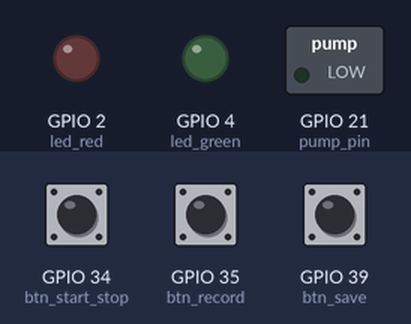
This program was run on a simulated ESP32 board running MicroPython. Parts: switched loads named in the program (green lamp = pin HIGH), output pins drawn as LEDs (lit = HIGH). The test bench sets the inputs (shaded band); at power-on: GPIO 34 (btn_start_stop) LOW, GPIO 35 (btn_record) LOW, GPIO 39 (btn_save) LOW. What the program prints to the serial console is not drawn.

Above: at 1.2 s.
1.3 s: GPIO 34 (btn_start_stop) pulled HIGH for 0.15 s
At 2.6 s:
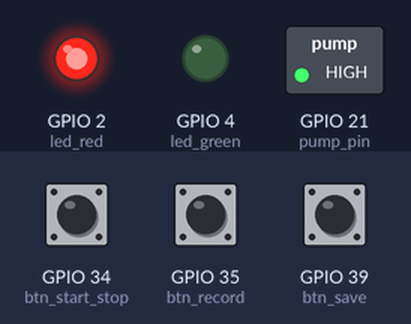
6.1 s: GPIO 34 (btn_start_stop) pulled HIGH for 1 s
At 6.6 s:
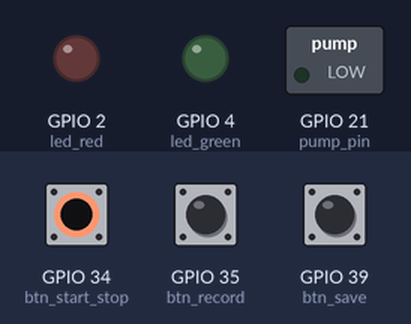
Timing chart, 0 to 9.1 s (numbered marks = the images above; inputs shaded):
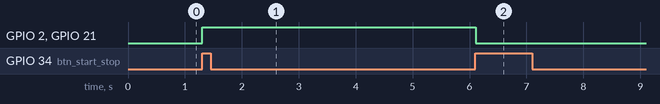

Measured:
- after the input at 1.3 s, GPIO 2 (led_red), GPIO 21 (pump_pin): LOW → HIGH at once
- after the input at 6.1 s, GPIO 2 (led_red), GPIO 21 (pump_pin): HIGH → LOW at once

The program:

01_flow_rate_calibration.py
```python
# ==============================================================================
# 01_flow_rate_calibration.py - การสอบเทียบอัตราการไหลของปั๊ม (Pump Flow Rate Calibration)
# ==============================================================================
# โปรแกรมนี้ช่วยนิสิตสอบเทียบ (calibrate) ปั๊มเพื่อหาอัตราการไหลที่แท้จริง
# This program helps students calibrate the pump to find actual flow rate
#
# เวลาที่ใช้ในการเรียนรู้ (Estimated Teaching Time): 30-45 นาที
#
# ==============================================================================
# วัตถุประสงค์การเรียนรู้ด้านเคมี (Chemistry Learning Objectives):
# ==============================================================================
# 1. เข้าใจความสำคัญของการสอบเทียบปั๊มต่อความแม่นยำในการไทเทรต
#    (Understand pump calibration importance for titration accuracy)
# 2. คำนวณอัตราการไหล (flow rate) จากปริมาตรและเวลา
#    (Calculate flow rate from volume and time)
# 3. เข้าใจผลกระทบของความคลาดเคลื่อนต่อผลการไทเทรต
#    (Understand how errors affect titration results)
#
# ==============================================================================
# วัตถุประสงค์การเรียนรู้ด้าน OOP/Programming (OOP Learning Objectives):
# ==============================================================================
# 1. เรียนรู้ PWM (Pulse Width Modulation) สำหรับควบคุมความเร็วปั๊ม
# 2. เข้าใจ Duty Cycle และผลต่ออัตราการไหล
# 3. ฝึกการบันทึกข้อมูลสอบเทียบลงไฟล์
#
# ==============================================================================
# ความสำคัญในการไทเทรต (Why Pump Calibration Matters for Titration):
# ==============================================================================
# ในการไทเทรตอัตโนมัติ ปริมาตรสารไทแทรนต์ต้องแม่นยำมาก:
# - ความผิดพลาด 0.1 mL อาจทำให้คำนวณความเข้มข้นผิดพลาด 1-2%
# - Flow rate ที่ไม่แน่นอนทำให้หาจุดสมมูล (equivalence point) ได้ยาก
# - ปั๊มแต่ละตัวมี flow rate ไม่เท่ากัน ต้องสอบเทียบทุกครั้ง
#
# สูตรคำนวณ: flow_rate (mL/s) = ปริมาตรที่วัดได้ (mL) / เวลา (s)
#
# ==============================================================================
# ขั้นตอนการสอบเทียบ (Calibration Procedure):
# ==============================================================================
# 1. เตรียมกระบอกตวง (graduated cylinder) และบีกเกอร์น้ำ
# 2. กดปุ่ม 1 เพื่อเริ่มปั๊ม - จับเวลาอัตโนมัติ
# 3. ปั๊มน้ำลงกระบอกตวงประมาณ 10-20 วินาที
# 4. กดปุ่ม 1 อีกครั้งเพื่อหยุดปั๊ม
# 5. อ่านปริมาตรจากกระบอกตวง
# 6. กดปุ่ม 2 แล้วพิมพ์ปริมาตรที่วัดได้ใน Thonny terminal
# 7. ทำซ้ำ 3-5 ครั้งเพื่อหาค่าเฉลี่ย
# 8. กดปุ่ม 3 เพื่อบันทึกค่า flow rate ลงไฟล์
#
# ==============================================================================
# Hardware Configuration:
# ==============================================================================
# - GPIO 21: Pump (PWM output)
# - GPIO 2:  Red LED (สถานะปั๊มทำงาน / Pump running indicator)
# - GPIO 4:  Green LED (บันทึกสำเร็จ / Save success indicator)
# - GPIO 34: Button 1 (Start/Stop pump)
# - GPIO 35: Button 2 (บันทึกปริมาตรที่วัดได้ / Record measured volume)
# - GPIO 39: Button 3 (บันทึกลงไฟล์ / Save to file)
#
# ==============================================================================
# ⚠ ความปลอดภัยของแอคชูเอเตอร์ — โปรดอ่าน (ACTUATOR SAFETY — READ FIRST)
# ==============================================================================
# สคริปต์นี้ขับปั๊มด้วย machine.PWM โดยตรง (raw PWM) เพื่อสอน duty-cycle/flow-rate
# This script drives the pump with raw machine.PWM (for duty-cycle teaching).
#
# *** RAW PWM ไม่ผ่านตัวจับเวลานิรภัยของเฟิร์มแวร์ (F-40 actuator guard) ***
# Raw PWM BYPASSES the firmware F-40 actuator-guard GPTimer. There is NO
# hardware max-on-time force-cut on this path. On firmware 0.3.x the run-scoped
# watchdog is also DISABLED (decision 0026/F-156), so a wedged script has NO
# firmware backstop keeping the pump on indefinitely.
#
# ดังนั้นสคริปต์นี้สำหรับใช้งานแบบมีผู้ควบคุม / เข้าถึงเครื่องโดยตรงเท่านั้น
# THEREFORE: supervised / physical-access (Thonny over USB) use ONLY.
# Do NOT run unattended. Last-line stops if the script wedges:
#   • กดปุ่ม 3 ค้าง (hold physical BUTTON_3) • Ctrl+C • รีเซ็ต/ถอดไฟ (reset/power-cut)
# This script enforces R-safeguards: stop_requested() poll in the loop,
# try/finally that forces the pump OFF, and KeyboardInterrupt -> pump OFF.
# (safety-hw ruling R, decision 0027)
# ==============================================================================

from machine import Pin, PWM
from time import ticks_us, ticks_diff, sleep_ms

# ให้แอป Student/Instructor สั่งหยุดสคริปต์ได้แบบ cooperative (F-149 STOP ladder)
# Let the Student/Instructor app stop this script cooperatively (F-149 STOP).
# import-guarded: ถ้าไม่มีเฟิร์มแวร์ scilabpro สคริปต์ยังรันบน MicroPython ปกติได้
try:
    from scilabpro import stop_requested
except ImportError:
    stop_requested = None

# ==============================================================================
# การตั้งค่าขา GPIO (GPIO Pin Configuration)
# ==============================================================================
# ใช้ค่าจาก pins.py เพื่อความสอดคล้องกับมาตรฐาน TitraLab
# Using values from pins.py for TitraLab standard compatibility

# LED แสดงสถานะ (Status LEDs)
led_red = Pin(2, Pin.OUT)    # LED สีแดง - ปั๊มทำงาน (Red LED - pump running)
led_green = Pin(4, Pin.OUT)  # LED สีเขียว - บันทึกสำเร็จ (Green LED - save success)

# ปุ่มกด (Buttons)
# หมายเหตุ: GPIO34, 35, 39 เป็น input-only pin ไม่รองรับ internal pull resistors
# Note: GPIO34, 35, 39 are input-only, do NOT support internal pull resistors
# บอร์ด TitraLab ใช้ external pull-down resistor (10K ohm)
btn_start_stop = Pin(34, Pin.IN)  # ปุ่ม 1: เริ่ม/หยุดปั๊ม (Start/Stop pump)
btn_record = Pin(35, Pin.IN)       # ปุ่ม 2: บันทึกปริมาตร (Record volume)
btn_save = Pin(39, Pin.IN)         # ปุ่ม 3: บันทึกลงไฟล์ (Save to file)

# ปั๊ม (Pump) - PWM Control
pump_pin = Pin(21, Pin.OUT)
pump_pwm = PWM(pump_pin, freq=1000)
pump_pwm.duty(0)  # เริ่มต้นปิดปั๊ม (Start with pump off)

# ==============================================================================
# ตัวแปรควบคุม (Control Variables)
# ==============================================================================
pump_running = False           # สถานะปั๊ม (Pump state)
start_time = 0                 # เวลาเริ่มปั๊ม (us) (Pump start time)
elapsed_time = 0               # เวลาที่ปั๊มทำงาน (s) (Pump run time)
duty_cycle_percent = 100       # Duty Cycle (%) - 100% = เต็มกำลัง (full power)

# ตัวแปรสำหรับการสอบเทียบ (Calibration variables)
calibration_data = []          # รายการข้อมูลสอบเทียบ [(เวลา, ปริมาตร, flow_rate), ...]
current_volume = 0.0           # ปริมาตรที่วัดได้ในรอบปัจจุบัน (mL)

# Debounce control
debounce_time_ms = 300         # เวลา debounce (ms)
last_press_time = {34: 0, 35: 0, 39: 0}  # เวลากดปุ่มล่าสุดแต่ละปุ่ม

# ค่าปริมาตรที่นิสิตป้อน (Volume input by student)
# นิสิตจะพิมพ์ค่าปริมาตรผ่าน Thonny terminal เมื่อกดปุ่ม 2
# Student will type measured volume via Thonny terminal when pressing Button 2

# ==============================================================================
# ฟังก์ชันการสอบเทียบ (Calibration Functions)
# ==============================================================================

def toggle_pump():
    """
    สลับสถานะปั๊ม - เริ่ม/หยุด พร้อมจับเวลาอัตโนมัติ
    Toggle pump state - start/stop with automatic timing

    การคำนวณ Duty Cycle:
    - ESP32 PWM ใช้ค่า 0-1023 (10-bit resolution)
    - duty_value = (percent / 100) * 1023
    - 100% = 1023, 50% = 511, 0% = 0
    """
    global pump_running, start_time, elapsed_time

    if not pump_running:
        # เริ่มปั๊ม (Start pump)
        duty_value = int((duty_cycle_percent / 100) * 1023)
        pump_pwm.duty(duty_value)
        start_time = ticks_us()
        pump_running = True
        led_red.on()  # เปิด LED แดงแสดงปั๊มทำงาน (Turn on red LED)
        print("\n" + "=" * 50)
        print("เริ่มปั๊ม (PUMP STARTED)")
        print(f"Duty Cycle: {duty_cycle_percent}%")
        print("กดปุ่ม 1 อีกครั้งเพื่อหยุด (Press Button 1 again to stop)")
        print("=" * 50)
    else:
        # หยุดปั๊ม (Stop pump)
        pump_pwm.duty(0)
        stop_time = ticks_us()
        pump_running = False
        led_red.off()  # ปิด LED แดง (Turn off red LED)

        # คำนวณเวลาที่ปั๊มทำงาน (Calculate pump run time)
        elapsed_time = ticks_diff(stop_time, start_time) / 1_000_000

        print("\n" + "=" * 50)
        print("หยุดปั๊ม (PUMP STOPPED)")
        print(f"เวลาที่ปั๊มทำงาน (Elapsed time): {elapsed_time:.3f} วินาที (seconds)")
        print("-" * 50)
        print("ขั้นตอนถัดไป (Next steps):")
        print("1. อ่านปริมาตรจากกระบอกตวง (Read volume from graduated cylinder)")
        print("2. กดปุ่ม 2 แล้วพิมพ์ปริมาตรที่วัดได้ (Press Button 2, then type volume)")
        print("=" * 50)


def record_measurement():
    """
    บันทึกผลการวัดและคำนวณ flow rate
    Record measurement and calculate flow rate

    สูตร: flow_rate = volume / time (mL/s)
    """
    global calibration_data, current_volume

    if elapsed_time <= 0:
        print("\nข้อผิดพลาด: กรุณาปั๊มน้ำก่อน (Error: Please pump water first)")
        return

    # รับค่าปริมาตรจากนิสิตผ่าน Thonny terminal
    # Get measured volume from student via Thonny terminal
    print(f"\nเวลาที่ปั๊มทำงาน (Elapsed time): {elapsed_time:.3f} s")
    try:
        vol_str = input("พิมพ์ปริมาตรที่วัดได้ (Enter measured volume in mL): ")
        current_volume = float(vol_str)
    except ValueError:
        print("ข้อผิดพลาด: กรุณาพิมพ์ตัวเลข เช่น 5.2 (Error: Please enter a number, e.g. 5.2)")
        return

    if current_volume <= 0:
        print("ข้อผิดพลาด: ปริมาตรต้องมากกว่า 0 (Error: Volume must be > 0)")
        return

    # คำนวณ flow rate (Calculate flow rate)
    flow_rate = current_volume / elapsed_time

    # บันทึกข้อมูล (Record data)
    calibration_data.append((elapsed_time, current_volume, flow_rate))

    # แสดงผล (Display results)
    print("\n" + "=" * 50)
    print(f"บันทึกครั้งที่ (Record #{len(calibration_data)})")
    print("=" * 50)
    print(f"เวลา (Time):     {elapsed_time:.3f} s")
    print(f"ปริมาตร (Volume): {current_volume:.2f} mL")
    print(f"Flow Rate:        {flow_rate:.4f} mL/s")
    print("-" * 50)

    # แสดงค่าเฉลี่ย (Show average)
    if len(calibration_data) >= 1:
        avg_flow_rate = sum(d[2] for d in calibration_data) / len(calibration_data)
        print(f"ค่าเฉลี่ย Flow Rate (Average): {avg_flow_rate:.4f} mL/s")

        # คำนวณค่าเบี่ยงเบนมาตรฐาน (Calculate standard deviation)
        if len(calibration_data) >= 2:
            variance = sum((d[2] - avg_flow_rate) ** 2 for d in calibration_data) / len(calibration_data)
            std_dev = variance ** 0.5
            rsd = (std_dev / avg_flow_rate) * 100  # Relative Standard Deviation (%)
            print(f"ค่าเบี่ยงเบนมาตรฐาน (Std Dev): {std_dev:.4f} mL/s")
            print(f"RSD: {rsd:.2f}%")

            # คำแนะนำสำหรับนิสิต (Advice for students)
            if rsd > 5:
                print("\n*** คำเตือน: RSD > 5% - ค่าไม่สม่ำเสมอ ลองสอบเทียบใหม่")
                print("*** Warning: RSD > 5% - values inconsistent, try recalibration")
            else:
                print("\n*** ค่า RSD ดี! สามารถบันทึกลงไฟล์ได้ (Good RSD! Ready to save)")

    print(f"\nจำนวนข้อมูล (Data points): {len(calibration_data)}")
    print("กดปุ่ม 3 เพื่อบันทึกลงไฟล์ (Press Button 3 to save)")
    print("=" * 50)


def save_calibration():
    """
    บันทึกค่า flow rate ลงไฟล์ /workspace/data/flow_calibration.txt
    Save flow rate to /workspace/data/flow_calibration.txt file

    เส้นทางถาวร (Persistent path): บันทึกใน /workspace/data ซึ่งเป็นโฟลเดอร์
    คงอยู่ของ workspace (ไม่หายเมื่อรีบูต) เพื่อให้บทเรียน Week_3 (การไทเทรต
    อัตโนมัติ) อ่านอัตราการไหลที่สอบเทียบของบอร์ดตัวนี้ไปคำนวณเวลาเปิดปั๊มได้
    Saved under /workspace/data (the persistent workspace folder, not CWD) so the
    Week_3 auto-titration lesson can read THIS board's flow rate to time each dose.

    รูปแบบไฟล์ (File format — เหมือนเดิมทุกประการ / unchanged):
    บรรทัดสุดท้ายคือ flow_rate=<mL/s> (the final line is flow_rate=<mL/s>)
    """
    if len(calibration_data) == 0:
        print("\nข้อผิดพลาด: ไม่มีข้อมูลให้บันทึก")
        print("Error: No data to save")
        return

    # คำนวณค่าเฉลี่ย (Calculate average)
    avg_flow_rate = sum(d[2] for d in calibration_data) / len(calibration_data)

    # เส้นทางถาวรที่ Week_2 (ผู้สร้าง) และ Week_3 (ผู้ใช้) ตกลงร่วมกัน
    # Persistent path that Week_2 (producer) and Week_3 (consumer) agree on.
    cal_dir = '/workspace/data'
    cal_path = cal_dir + '/flow_calibration.txt'

    try:
        # สร้างโฟลเดอร์ /workspace/data ถ้ายังไม่มี (create dir if missing)
        # best-effort: ถ้ามีอยู่แล้ว os.mkdir จะ raise OSError -> ข้ามไป
        import os
        try:
            os.mkdir(cal_dir)
        except OSError:
            pass  # โฟลเดอร์มีอยู่แล้ว หรือ /workspace มีพร้อมใช้ (already exists)

        # บันทึกลงไฟล์ (Save to file)
        with open(cal_path, 'w') as f:
            f.write("# TitraLab Pump Flow Rate Calibration Data\n")
            f.write("# ข้อมูลการสอบเทียบอัตราการไหลของปั๊ม\n")
            f.write(f"# จำนวนข้อมูล (Data points): {len(calibration_data)}\n")
            f.write(f"# Duty Cycle: {duty_cycle_percent}%\n")
            f.write("#\n")
            f.write("# รายละเอียดการวัดแต่ละครั้ง (Individual measurements):\n")
            f.write("# Time(s), Volume(mL), FlowRate(mL/s)\n")
            for i, (t, v, fr) in enumerate(calibration_data, 1):
                f.write(f"# {i}: {t:.3f}, {v:.2f}, {fr:.4f}\n")
            f.write("#\n")
            # บันทึกทศนิยม 4 ตำแหน่ง เพราะส่งผลต่อความแม่นยำของปริมาตรที่ปั๊ม
            # Use 4 decimal places - critical for precise transferred volume calculation
            f.write(f"flow_rate={avg_flow_rate:.4f}\n")

        # แสดงผลสำเร็จ (Show success)
        led_green.on()
        print("\n" + "=" * 50)
        print("บันทึกสำเร็จ! (SAVE SUCCESSFUL!)")
        print("=" * 50)
        print(f"ไฟล์: {cal_path}")
        print(f"Flow Rate เฉลี่ย: {avg_flow_rate:.4f} mL/s")
        print("-" * 50)
        print("ค่านี้จะถูกใช้ในโปรแกรมไทเทรตอัตโนมัติ")
        print("(This value will be used in auto titration programs)")
        print("=" * 50)

        sleep_ms(1000)
        led_green.off()

    except Exception as e:
        print(f"\nข้อผิดพลาดในการบันทึก (Save error): {e}")
        # กระพริบ LED แดง (Blink red LED for error)
        for _ in range(3):
            led_red.on()
            sleep_ms(200)
            led_red.off()
            sleep_ms(200)


def check_button(pin_num, btn_pin, action_func):
    """
    ตรวจสอบการกดปุ่มพร้อม debounce
    Check button press with debounce
    """
    global last_press_time

    current_time = ticks_us() // 1000  # แปลงเป็น ms

    if btn_pin.value() == 1 and (current_time - last_press_time[pin_num]) > debounce_time_ms:
        last_press_time[pin_num] = current_time
        action_func()

        # รอจนกว่าปุ่มจะถูกปล่อย (Wait for button release)
        while btn_pin.value() == 1:
            sleep_ms(10)


# ==============================================================================
# โปรแกรมหลัก (Main Program)
# ==============================================================================
print("\n" + "=" * 60)
print("  การสอบเทียบอัตราการไหลของปั๊ม (Pump Flow Rate Calibration)")
print("  สำหรับระบบไทเทรชันอัตโนมัติ TitraLab")
print("=" * 60)
print("\nความสำคัญ (Why This Matters):")
print("  - ปั๊มแต่ละตัวมี flow rate ไม่เท่ากัน")
print("  - การไทเทรตต้องการปริมาตรที่แม่นยำ")
print("  - ความผิดพลาด 0.1 mL = ความผิดพลาด 1-2% ในผลลัพธ์")
print()
print("ขั้นตอนการสอบเทียบ (Calibration Steps):")
print("  1. เตรียมกระบอกตวงและบีกเกอร์น้ำ")
print("  2. กดปุ่ม 1 เริ่มปั๊ม → ปั๊ม 10-20 วินาที → กดปุ่ม 1 หยุด")
print("  3. อ่านปริมาตรจากกระบอกตวง")
print("  4. กดปุ่ม 2 แล้วพิมพ์ปริมาตรที่วัดได้ (ทำซ้ำ 3-5 ครั้ง)")
print("  5. กดปุ่ม 3 บันทึกลงไฟล์")
print()
print("การควบคุม (Controls):")
print(f"  [ปุ่ม 1] เริ่ม/หยุดปั๊ม | Duty Cycle: {duty_cycle_percent}%")
print("  [ปุ่ม 2] บันทึกผลการวัด")
print("  [ปุ่ม 3] บันทึกลงไฟล์ /workspace/data/flow_calibration.txt")
print("  [Ctrl+C] หยุดโปรแกรม")
print("=" * 60)

try:
    led_red.off()
    led_green.off()

    while True:
        # หยุดแบบ cooperative เมื่อแอปสั่ง STOP (F-149) — ออกไปที่ finally เพื่อปิดปั๊ม
        # Cooperative stop on app STOP request -> falls through to finally (pump OFF)
        if stop_requested is not None and stop_requested():
            print("\nได้รับคำสั่งหยุดจากแอป (Stop requested by app)")
            break

        # ตรวจสอบปุ่มทั้งสาม (Check all three buttons)
        check_button(34, btn_start_stop, toggle_pump)
        check_button(35, btn_record, record_measurement)
        check_button(39, btn_save, save_calibration)

        sleep_ms(10)  # ลด CPU usage

except KeyboardInterrupt:
    print("\n\nหยุดโปรแกรม (Program stopped by user)")

finally:
    # ทำความสะอาด resources (Cleanup resources)
    pump_pwm.duty(0)
    pump_pwm.deinit()
    led_red.off()
    led_green.off()
    print("ปิดปั๊มและ LED แล้ว (Pump and LEDs released)")

    # แสดงสรุปข้อมูลที่เก็บได้ (Show data summary)
    if len(calibration_data) > 0:
        avg_fr = sum(d[2] for d in calibration_data) / len(calibration_data)
        print(f"\nสรุป: เก็บข้อมูล {len(calibration_data)} ครั้ง")
        print(f"Flow Rate เฉลี่ย: {avg_fr:.4f} mL/s")
```
